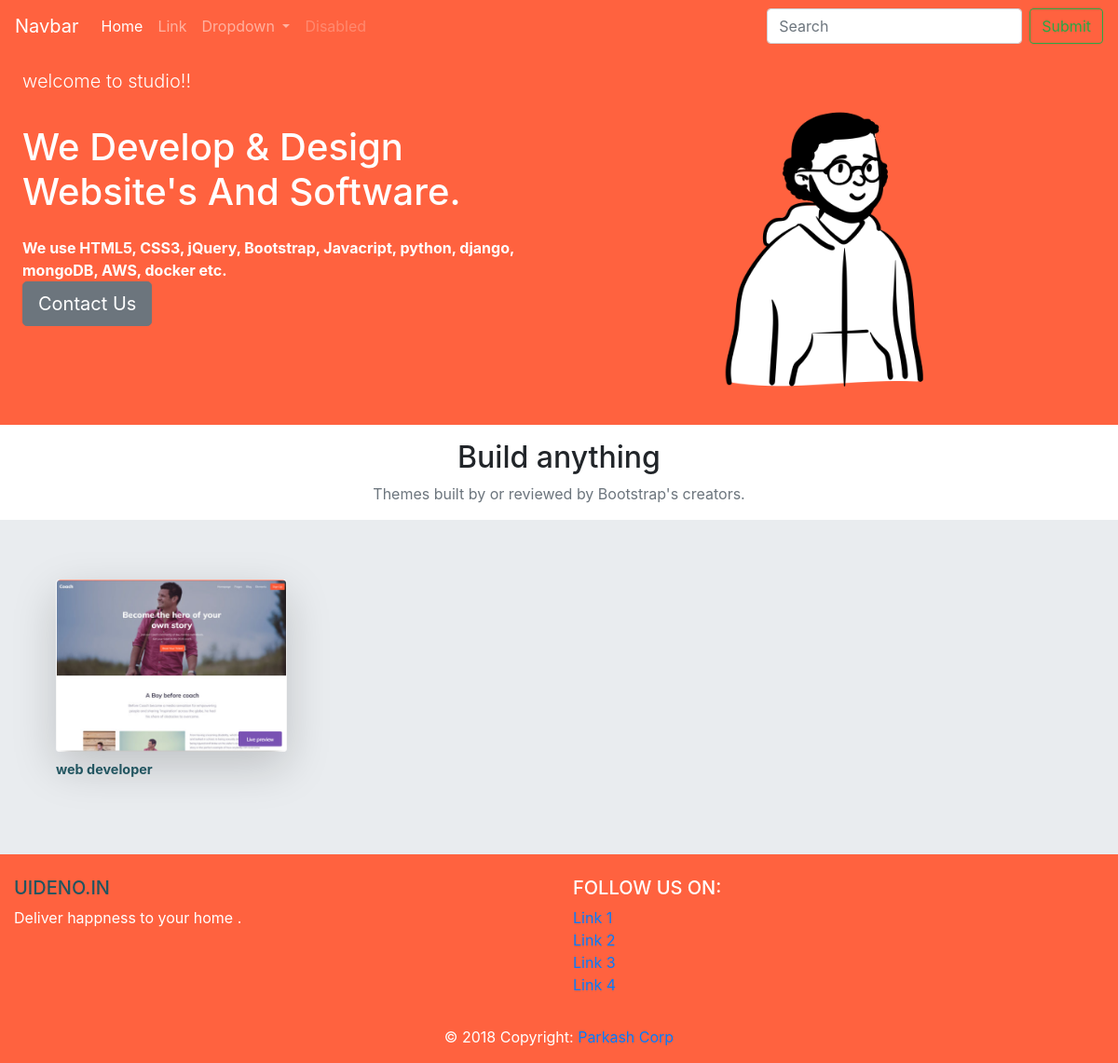
Before: / with the older database file.
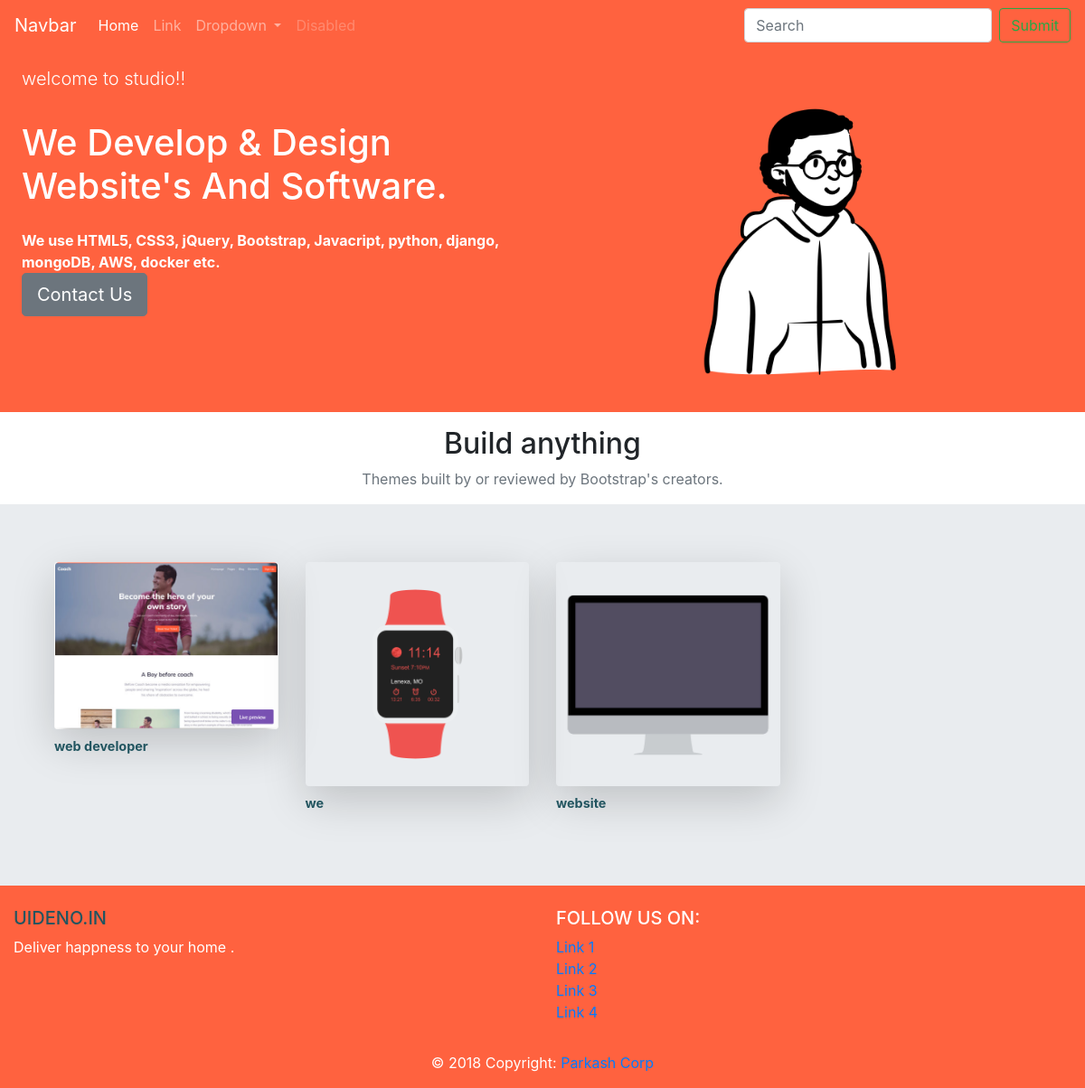
After: the same page with the newer database file.
### maincat/models.py (models this page shows, shortened)
class Catagory(models.Model):
    title =models.CharField(max_length=100)
    img   =models.ImageField(upload_to='catagory_img')
    slug    =models.SlugField(max_length=100,blank=True,null=True)

### maincat/views.py (the view)
# urls.py: path('',cata.as_view(),name='index'),
class cata(ListView):
    model = Catagory
    template_name = 'index.html'

### templates/index.html
{% extends 'base.html' %}
{% block body %}
<div class="jumbotron maincard mainbg rounded-0 m-0 p-0 px-4">
	<div class="row  m-0 p-0">
	<div class="col-12 col-md-6  m-0 p-0">
	  <p class="lead py-3">welcome to studio!!</p>
	  <strong class="h1 text-justify  py-3">We Develop & Design Website's And Software.</strong></br>
	  <br>
	  <strong class="text-justify py-3">We use HTML5, CSS3, jQuery, Bootstrap, Javacript, python, django, mongoDB, AWS, docker etc.</strong></br>
	  <a href="#contact" class="btn btn-secondary btn-lg px-3">Contact Us</a>
	</div>
	<div class="col-12 col-md-6 text-center m-0 p-0">
	  <img src="/media/5.png" class="img-fluid m-0 p-0" style="max-width: 400px;max-height: 400px">
	</div>
	</div>
</div>
<div class="text-center my-3">
	<h2 class="">Build anything</h2>
	<p class="text-muted text-center text-justify">Themes built by or reviewed by Bootstrap's creators.</p>
</div>
<div class="jumbotron jumbotron-fluid m-0">
<div class="container">
<div class="row m-0 ">
{% for i in object_list  %}
<figure class="figurep-2 col-6 col-md-4 col-lg-3">
  <a href="p/{{ i.slug }}"><img src="/media/{{ i.img }}" class="figure-img shadow-lg img-fluid rounded" alt="..."></a>
  <figcaption class="figure-caption text-bold jumcol"><b>{{ i.title }}</b></figcaption>
</figure>
    {% endfor %}
</div>
</div>
</div>
{% endblock %}

### templates/base.html (shortened to what this page needs)
<!doctype html>
<html lang="en">
  <head>
    <link rel="stylesheet" href="https://stackpath.bootstrapcdn.com/bootstrap/4.5.0/css/bootstrap.min.css">
  </head>
  <body>
   {% include 'navbar.html' %}
   {% block body %} {% endblock %}
   {% include 'footer.html' %}
  </body>
</html>

### templates/navbar.html (shortened to what this page needs)
<nav class="navbar navbar-expand-lg navbar-dark mainbg sticky-top">
  <a class="navbar-brand" href="{% url 'index' %}">Navbar</a>
  <div class="collapse navbar-collapse" id="navbarSupportedContent">
    <ul class="navbar-nav mr-auto">
      <li class="nav-item active">
        <a class="nav-link" href="#">Home <span class="sr-only">(current)</span></a>
      </li>
      <li class="nav-item">
        <a class="nav-link" href="#">Link</a>
      </li>
      <li class="nav-item dropdown">
        <a class="nav-link dropdown-toggle" href="#" id="navbarDropdown" role="button" data-toggle="dropdown" aria-haspopup="true" aria-expanded="false">
          Dropdown
        </a>
      </li>
      <li class="nav-item">
        <a class="nav-link disabled" href="#" tabindex="-1" aria-disabled="true">Disabled</a>
      </li>
    </ul>
    <form class="form-inline my-2 my-lg-0" method="get" action="{% url "serch" %}">
      <input name="searchtype" class="form-control mr-sm-2" type="search" placeholder="Search" aria-label="Search">
      <input class="btn btn-outline-success my-2 my-sm-0" type="submit">
    </form>
  </div>
</nav>

### templates/footer.html (shortened to what this page needs)
<footer class="page-footer sticky-bottom mainbg pt-4" style="">
  <div class="container-fluid text-center text-md-left">
    <div class="row">
      <div class="col-md-6 mt-md-0 mt-3">
        <h5 class="text-uppercase jumcol">uideno.in</h5>
        <p>Deliver happness to your home .</p>
      </div>
      <div class="col-md-3 mb-md-0 mb-3">
        <h5 class="text-uppercase">follow us on:</h5>
        <ul class="list-unstyled">
          <li>
            <a href="#!">Link 1</a>
          </li>
          <li>
            <a href="#!">Link 2</a>
          </li>
          <li>
            <a href="#!">Link 3</a>
          </li>
          <li>
            <a href="#!">Link 4</a>
          </li>
        </ul>
      </div>
    </div>
  </div>
  <div class="footer-copyright text-center py-3">© 2018 Copyright:
    <a href="http://saadchaudharry.github.io/git.page">Parkash Corp</a>
  </div>
</footer>

### templates/base.html (style rules this page uses)
.mainbg { color:#fff; background-color: #ff623f!important }
.jumcol { color: #225560; }

Changed rows visible on the page:
added Catagory: img (picture), title "we"
added Catagory: img (picture), title "website"
